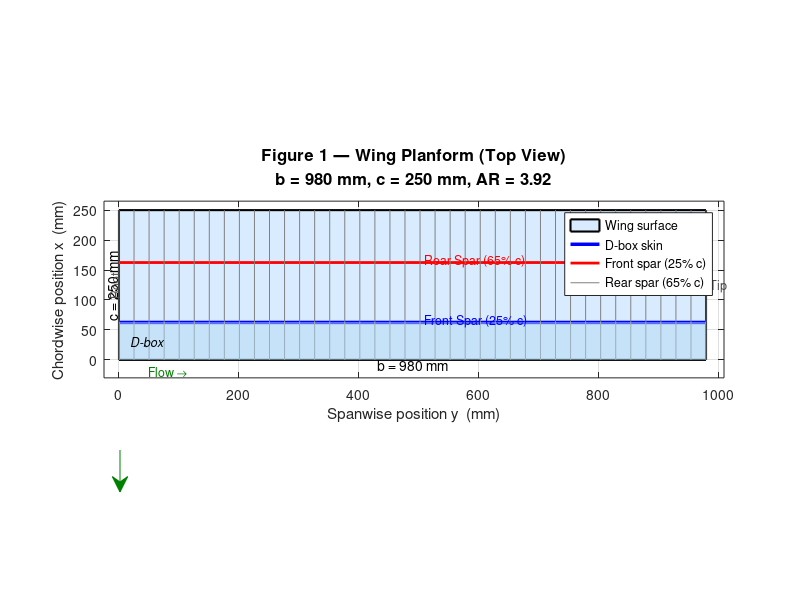
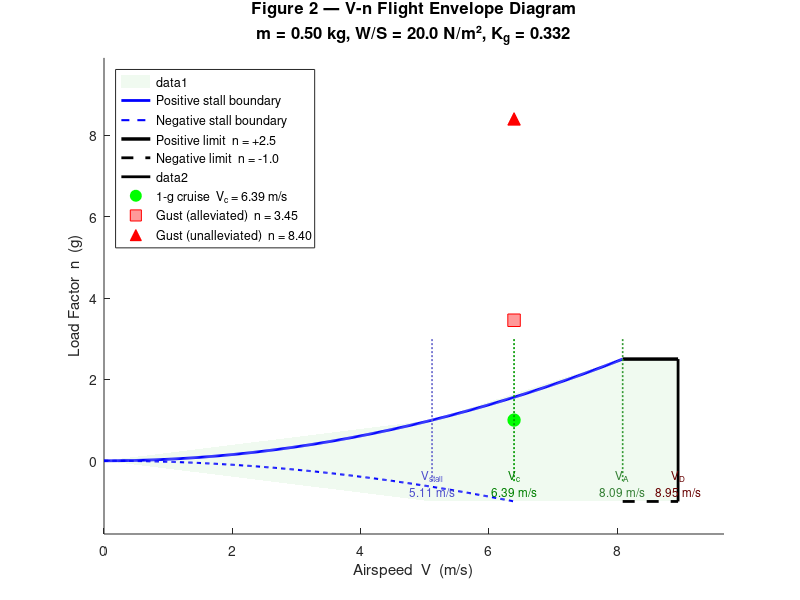

The MATLAB source for these figures, in order: (Note: this script raises an error after producing the figures.)
%% Wing Structure Calculations — All Figures and Plots
% Solar UAV Wing — AE322/AE341 Group 2, IIST | AY 2025–26
%
% This script produces all figures and plots referenced in
% Wing_Structure_Calculations.md, in the order they appear.
%
% Run the entire script to generate all figures, or run individual
% sections (Ctrl+Enter in MATLAB) using the %% section markers.
%
% CONTENTS:
%  Figure 1  — Wing Geometry Schematic (Section 2)
%  Figure 2  — V-n Flight Envelope Diagram (Section 4.4)
%  Figure 3  — Elliptical vs Uniform Lift Distribution (Section 5.1–5.2)
%  Figure 4  — Shear Force Diagram V(y) (Section 5.3)
%  Figure 5  — Inertia-Relief Net Load Distribution (Section 5.4)
%  Figure 6  — Bending Moment Distribution M(y) (Section 6.1)
%  Figure 7  — Spar Tip-Deflection Shape Along Span (Section 7.4)
%  Figure 8  — NACA 0012 Airfoil Profile (Section 14.3)
%  Figure 9  — Natural Frequency Mode Shapes (Section 12.1–12.3)
%  Figure 10 — Structural Margins of Safety (Section 13.2)
%  Figure 11 — Phase-B2 Spar Load–Deflection Test (Section 15.3)
%  Figure 12 — Phase-C1 Wing Static Test Deflection (Section 15.4)
% -----------------------------------------------------------------------

clear; close all; clc;

%% ===== SHARED PARAMETERS ==============================================

% Wing geometry
b      = 0.980;   % full span [m]
c      = 0.250;   % chord [m]
s      = b / 2;   % semi-span [m]
S      = b * c;   % wing area [m^2]
AR     = b^2 / S; % aspect ratio

% Aircraft weight
m_total = 0.500;  % total aircraft mass [kg]
g       = 9.81;   % gravitational acceleration [m/s^2]
W       = m_total * g; % aircraft weight [N]

% ISA sea-level atmosphere
rho  = 1.225;      % air density [kg/m^3]
mu   = 1.789e-5;   % dynamic viscosity [Pa·s]

% Aerodynamic coefficients (WE3.55-9.3 airfoil)
CL_cruise = 0.80;
CL_max    = 1.25;
CM_AC     = -0.05;
x_AC_c    = 0.25;  % aerodynamic centre as fraction of chord
x_FS_c    = 0.25;  % front spar position as fraction of chord
x_RS_c    = 0.65;  % rear spar position as fraction of chord

% Finite-wing lift-curve slope (rad^-1)
a = 2 * pi * AR / (AR + 2);

% Design load factor and factor of safety
n   = 2.5;
FOS = 1.5;

% Computed cruise speed
v_cruise = sqrt(2 * W / (rho * CL_cruise * S));

% Dynamic pressure at cruise
q_inf = 0.5 * rho * v_cruise^2;

% Stall speed
V_stall = sqrt(2 * W / (rho * CL_max * S));

% Manoeuvre speed
V_A = V_stall * sqrt(n);

% Design dive speed
V_D = 1.40 * v_cruise;

% Gust alleviation factor
mu_g = 2 * (m_total / S) / (rho * c * a);
K_g  = 0.88 * mu_g / (5.3 + mu_g);

% Gust speed (CS-23, low altitude)
U_e  = 9.1; % [m/s]
Dn_gust_raw    = rho * U_e * v_cruise * a / (2 * (W/S));
Dn_gust_allev  = K_g * Dn_gust_raw;

% Half-wing aerodynamic loads (ultimate)
L_ult        = FOS * n * W;
L_half_ult   = L_ult / 2;
L_half_limit = n * W / 2;

% Elliptical distribution root value
w_root = 4 * L_half_ult / (pi * s);

% Uniform distribution load per unit span
w0 = L_half_ult / s;

% Spanwise coordinate array
y  = linspace(0, s, 500);
eta = y / s;          % normalised spanwise position

% Elliptical lift distribution [N/m]
w_ellip = w_root * sqrt(1 - eta.^2);

% Aluminium 6061-T6 properties
E_Al    = 69e9;  % Young's modulus [Pa]
G_Al    = 26e9;  % Shear modulus [Pa]
sig_y   = 276e6; % Yield strength [Pa]
sig_ult = 310e6; % Ultimate tensile strength [Pa]
rho_Al  = 2700;  % Density [kg/m^3]
sig_allow = sig_ult / FOS;
tau_allow = 0.577 * sig_y;

% Main spar (front spar) dimensions
r_FS = 2.5e-3;  % radius [m]
I_FS = pi * r_FS^4 / 4; % second moment of area [m^4]

%% ===== FIGURE 1 — Wing Geometry Schematic (Section 2) ================
figure(1);
clf;
set(gcf, 'Name', 'Fig 1 — Wing Geometry Schematic', 'NumberTitle', 'off');

% Draw wing planform (top view, full span)
b_mm = b * 1000;   % full span in mm
c_mm = c * 1000;   % chord in mm

% Wing outline (rectangle)
wing_x = [0, b_mm, b_mm, 0, 0];
wing_y = [0, 0, c_mm, c_mm, 0];

% Spar lines
x_FS_mm = b_mm; % spans full width
x_FS_chord = x_FS_c * c_mm;
x_RS_chord = x_RS_c * c_mm;

patch(wing_x, wing_y, [0.85, 0.92, 1.0], 'EdgeColor', 'k', 'LineWidth', 1.5);
hold on;

% Front spar line
plot([0, b_mm], [x_FS_chord, x_FS_chord], 'b-', 'LineWidth', 2.5);
% Rear spar line
plot([0, b_mm], [x_RS_chord, x_RS_chord], 'r-', 'LineWidth', 2.0);

% Rib lines (40 ribs, uniform pitch)
N_ribs = 40;
y_ribs = linspace(0, b_mm, N_ribs);
for i = 1:N_ribs
    plot([y_ribs(i), y_ribs(i)], [0, c_mm], 'Color', [0.5, 0.5, 0.5], ...
         'LineWidth', 0.5);
end

% D-box shading (LE to FS)
patch([0, b_mm, b_mm, 0], [0, 0, x_FS_chord, x_FS_chord], ...
      [0.7, 0.85, 0.95], 'FaceAlpha', 0.5, 'EdgeColor', 'none');

% Annotations
text(b_mm/2, -8, sprintf('b = %.0f mm', b_mm), ...
    'HorizontalAlignment', 'center', 'FontSize', 10);
text(-12, c_mm/2, sprintf('c = %.0f mm', c_mm), ...
    'HorizontalAlignment', 'center', 'FontSize', 10, 'Rotation', 90);
text(b_mm*0.52, x_FS_chord + 3, 'Front Spar (25% c)', ...
    'Color', 'b', 'FontSize', 9);
text(b_mm*0.52, x_RS_chord + 3, 'Rear Spar (65% c)', ...
    'Color', 'r', 'FontSize', 9);
text(b_mm*0.02, x_FS_chord/2, 'D-box', 'FontSize', 9, 'FontAngle', 'italic');

% Root and tip labels
text(-8, c_mm/2, 'Root', 'Rotation', 90, 'HorizontalAlignment', 'center', ...
     'FontSize', 9, 'Color', [0.3, 0.3, 0.3]);
text(b_mm + 5, c_mm/2, 'Tip', 'HorizontalAlignment', 'left', ...
     'FontSize', 9, 'Color', [0.3, 0.3, 0.3]);

% Flow direction arrow
annotation('arrow', [0.15, 0.15], [0.25, 0.18], 'HeadWidth', 8, ...
           'HeadLength', 8, 'Color', [0, 0.5, 0]);
text(b_mm*0.05, -20, 'Flow →', 'FontSize', 9, 'Color', [0, 0.5, 0]);

xlabel('Spanwise position y  (mm)', 'FontSize', 11);
ylabel('Chordwise position x  (mm)', 'FontSize', 11);
title({'Figure 1 — Wing Planform (Top View)'; ...
       sprintf('b = %.0f mm, c = %.0f mm, AR = %.2f', b_mm, c_mm, AR)}, ...
      'FontSize', 12);
legend({'Wing surface', 'D-box skin', 'Front spar (25% c)', ...
        'Rear spar (65% c)'}, 'Location', 'northeast', 'FontSize', 9);
axis equal;
xlim([-25, b_mm + 30]);
ylim([-30, c_mm + 15]);
grid on; box on;

%% ===== FIGURE 2 — V-n Flight Envelope Diagram (Section 4.4) ==========
figure(2);
clf;
set(gcf, 'Name', 'Fig 2 — V-n Flight Envelope (V-n Diagram)', ...
    'NumberTitle', 'off');

% Speed array for stall boundary curves
V_range = linspace(0, V_D * 1.1, 600);

% Positive stall boundary: n = (rho * V^2 * CL_max * S) / (2*W)
n_pos_stall = (0.5 * rho * V_range.^2 * CL_max * S) / W;
n_pos_stall(n_pos_stall > n) = NaN; % truncate at manoeuvre limit

% Negative stall boundary: n = -(rho * V^2 * 0.5*CL_max * S) / (2*W)
CL_max_neg = 0.8; % estimated negative CL_max for this airfoil
n_neg_stall = -(0.5 * rho * V_range.^2 * CL_max_neg * S) / W;
n_neg_stall(n_neg_stall < -1.0) = NaN;

% Envelope boundary points (from Table in §4.4)
V_env = [V_stall, V_A,   V_D,   V_D,   V_A,   V_stall];
n_env = [1.0,     n,     n,     -1.0,  -1.0,  -1.0   ];
% Close the envelope properly
V_env_full = [0, V_stall, V_A, V_D, V_D, V_A, V_stall, 0];
n_env_full = [0, 1.0,     n,   n,   -1.0, -1.0, -1.0,  0];

% Gust lines (raw and alleviated)
n_gust_raw_vc   = 1 + Dn_gust_raw;
n_gust_allev_vc = 1 + Dn_gust_allev;

% Plot
ax2 = axes;
hold on;

% Filled envelope area
fill([0, V_stall, V_A, V_D, V_D, V_A, V_stall, 0], ...
     [0, 1.0, n, n, -1.0, -1.0, -1.0, 0], ...
     [0.85, 0.95, 0.85], 'FaceAlpha', 0.4, 'EdgeColor', 'none');

% Stall boundaries
plot(V_range, n_pos_stall, 'b-', 'LineWidth', 2.0, ...
     'DisplayName', 'Positive stall boundary');
plot(V_range, n_neg_stall, 'b--', 'LineWidth', 1.5, ...
     'DisplayName', 'Negative stall boundary');

% Manoeuvre limit
plot([V_A, V_D], [n, n], 'k-', 'LineWidth', 2.5, ...
     'DisplayName', sprintf('Positive limit  n = +%.1f', n));
plot([V_A, V_D], [-1.0, -1.0], 'k--', 'LineWidth', 2.0, ...
     'DisplayName', 'Negative limit  n = -1.0');

% Dive speed vertical
plot([V_D, V_D], [-1.0, n], 'k-', 'LineWidth', 2.0);

% Cruise operating point
plot(v_cruise, 1.0, 'go', 'MarkerSize', 9, 'MarkerFaceColor', 'g', ...
     'DisplayName', sprintf('1-g cruise  V_c = %.2f m/s', v_cruise));

% Gust point (alleviated)
plot(v_cruise, n_gust_allev_vc, 'rs', 'MarkerSize', 9, ...
     'MarkerFaceColor', [1 0.6 0.6], ...
     'DisplayName', sprintf('Gust (alleviated)  n = %.2f', n_gust_allev_vc));

% Gust point (unalleviated — informational)
plot(v_cruise, n_gust_raw_vc, 'r^', 'MarkerSize', 9, ...
     'MarkerFaceColor', 'r', ...
     'DisplayName', sprintf('Gust (unalleviated)  n = %.2f', n_gust_raw_vc));

% Key speed vertical dashed lines
plot([V_stall, V_stall], [-0.5, n+0.5], 'Color', [0.4 0.4 0.8], ...
     'LineStyle', ':', 'LineWidth', 1.2, 'HandleVisibility', 'off');
plot([V_A, V_A],     [-0.5, n+0.5], 'Color', [0.2 0.6 0.2], ...
     'LineStyle', ':', 'LineWidth', 1.2, 'HandleVisibility', 'off');
plot([v_cruise, v_cruise], [-0.5, n+0.5], 'Color', [0 0.6 0], ...
     'LineStyle', ':', 'LineWidth', 1.2, 'HandleVisibility', 'off');

% Annotations for key speeds
text(V_stall, -0.55, sprintf('V_{stall}\n%.2f m/s', V_stall), ...
     'HorizontalAlignment', 'center', 'FontSize', 8.5, ...
     'Color', [0.3 0.3 0.8]);
text(V_A, -0.55, sprintf('V_A\n%.2f m/s', V_A), ...
     'HorizontalAlignment', 'center', 'FontSize', 8.5, ...
     'Color', [0.2 0.5 0.2]);
text(v_cruise, -0.55, sprintf('V_c\n%.2f m/s', v_cruise), ...
     'HorizontalAlignment', 'center', 'FontSize', 8.5, ...
     'Color', [0 0.5 0]);
text(V_D, -0.55, sprintf('V_D\n%.2f m/s', V_D), ...
     'HorizontalAlignment', 'center', 'FontSize', 8.5, ...
     'Color', [0.4 0 0]);

% Axes labels and formatting
xlabel('Airspeed  V  (m/s)', 'FontSize', 11);
ylabel('Load Factor  n  (g)', 'FontSize', 11);
title({'Figure 2 — V-n Flight Envelope Diagram'; ...
       sprintf('m = %.2f kg, W/S = %.1f N/m², K_g = %.3f', ...
               m_total, W/S, K_g)}, 'FontSize', 12);
legend('Location', 'northwest', 'FontSize', 9);
xlim([0, V_D * 1.08]);
ylim([-1.8, max(n_gust_raw_vc, n) + 1.5]);
yline(0, 'k-', 'LineWidth', 0.8);
grid on; box on;

%% ===== FIGURE 3 — Lift Distribution: Elliptical vs Uniform (§5.1–5.2) 
figure(3);
clf;
set(gcf, 'Name', 'Fig 3 — Lift Load Distribution (Elliptical vs Uniform)', ...
    'NumberTitle', 'off');

hold on;
% Uniform distribution
plot(y * 1000, repmat(w0, size(y)), 'r--', 'LineWidth', 2.0, ...
     'DisplayName', sprintf('Uniform  w_0 = %.2f N/m', w0));
% Elliptical distribution
plot(y * 1000, w_ellip, 'b-', 'LineWidth', 2.5, ...
     'DisplayName', sprintf('Elliptical  w_{root} = %.2f N/m', w_root));

% Mark root and specific span stations
y_marks   = [0, 0.098, 0.196, 0.294, 0.392, 0.441, s] * 1000; % mm
w_ellip_m = w_root * sqrt(1 - (y_marks/1000/s).^2);
plot(y_marks, w_ellip_m, 'bo', 'MarkerSize', 7, 'MarkerFaceColor', 'b', ...
     'HandleVisibility', 'off');

% Shade area under elliptical curve
fill([y*1000, fliplr(y*1000)], [w_ellip, zeros(1, length(y))], ...
     'b', 'FaceAlpha', 0.08, 'EdgeColor', 'none', ...
     'HandleVisibility', 'off');

% Root and tip annotations
text(5, w_root + 0.8, sprintf('w_{root} = %.2f N/m', w_root), ...
     'FontSize', 9, 'Color', 'b');
text(5, w0 - 1.2, sprintf('w_0 = %.2f N/m', w0), ...
     'FontSize', 9, 'Color', 'r');

xlabel('Spanwise position  y  (mm)', 'FontSize', 11);
ylabel('Lift per unit span  w(y)  (N/m)', 'FontSize', 11);
title({'Figure 3 — Distributed Lift Load Distribution (Ultimate Loads)'; ...
       sprintf('L_{1/2,ult} = %.2f N  |  n = %.1f, FOS = %.1f', ...
               L_half_ult, n, FOS)}, 'FontSize', 12);
legend('Location', 'northeast', 'FontSize', 10);
xlim([0, s * 1000 * 1.05]);
ylim([0, w_root * 1.15]);
grid on; box on;
xline(0, 'k-', 'LineWidth', 1.0, 'HandleVisibility', 'off');
text(s*1000*0.98, w_root*0.05, 'Tip', 'FontSize', 9, ...
     'HorizontalAlignment', 'right', 'Color', [0.4 0.4 0.4]);
text(3, w_root*0.05, 'Root', 'FontSize', 9, 'Color', [0.4 0.4 0.4]);

%% ===== FIGURE 4 — Shear Force Diagram V(y) (Section 5.3) =============
figure(4);
clf;
set(gcf, 'Name', 'Fig 4 — Shear Force Diagram V(y)', 'NumberTitle', 'off');

% Shear force from elliptical load (integrate from tip to root)
% V(y) = w_root*(b/2)/2 * [pi/2 - eta*sqrt(1-eta^2) - arcsin(eta)]
V_shear = zeros(size(y));
for i = 1:length(y)
    eta_i = y(i) / s;
    V_shear(i) = w_root * s / 2 * ...
        (pi/2 - eta_i * sqrt(1 - eta_i^2) - asin(eta_i));
end

% Shear from uniform distribution (for comparison)
V_uniform = w0 * (s - y);

hold on;
plot(y * 1000, V_uniform, 'r--', 'LineWidth', 1.8, ...
     'DisplayName', sprintf('Uniform  V(0) = %.2f N', w0*s));
plot(y * 1000, V_shear, 'b-', 'LineWidth', 2.5, ...
     'DisplayName', sprintf('Elliptical  V(0) = %.2f N', V_shear(1)));

% Mark tabulated values
y_tab   = [0, 0.098, 0.196, 0.294, 0.392, 0.441, s];
V_tab   = [9.20, 7.65, 5.87, 3.91, 1.88, 0.97, 0.00];
plot(y_tab * 1000, V_tab, 'bs', 'MarkerSize', 8, 'MarkerFaceColor', 'b', ...
     'DisplayName', 'Table values (§5.3)');

% Fill under shear curve
fill([y*1000, fliplr(y*1000)], [V_shear, zeros(1, length(y))], ...
     'b', 'FaceAlpha', 0.10, 'EdgeColor', 'none', 'HandleVisibility', 'off');

% Root shear label
text(5, V_shear(1) + 0.3, sprintf('V_{root} = %.2f N', V_shear(1)), ...
     'FontSize', 9, 'Color', 'b');

xlabel('Spanwise position  y  (mm)', 'FontSize', 11);
ylabel('Shear Force  V(y)  (N)', 'FontSize', 11);
title({'Figure 4 — Shear Force Diagram  V(y)  (Ultimate Loads)'; ...
       sprintf('Elliptical distribution  |  V_{root} = %.2f N', V_shear(1))}, ...
      'FontSize', 12);
legend('Location', 'northeast', 'FontSize', 10);
xlim([0, s * 1000 * 1.05]);
ylim([-0.5, max(V_uniform) * 1.1]);
grid on; box on;

%% ===== FIGURE 5 — Inertia-Relief Net Load Distribution (Section 5.4) =
figure(5);
clf;
set(gcf, 'Name', 'Fig 5 — Inertia-Relief Net Load Distribution', ...
    'NumberTitle', 'off');

% Wing structural mass per unit span
m_wing_half   = 0.1015; % kg per half-span (from §5.4)
m_bar         = m_wing_half / s; % kg/m

% Inertia load per unit span (uniform, downward)
w_inertia = m_bar * g * n; % N/m

% Net distributed load
q_net = w_ellip - w_inertia;

hold on;
% Elliptical lift
plot(y * 1000, w_ellip, 'b-', 'LineWidth', 2.2, ...
     'DisplayName', sprintf('Aero lift  w(y)  (elliptical)'));
% Inertia relief (constant)
plot(y * 1000, repmat(w_inertia, size(y)), 'm--', 'LineWidth', 1.8, ...
     'DisplayName', sprintf('Inertia relief  w_{inertia} = %.2f N/m', w_inertia));
% Net load
plot(y * 1000, q_net, 'g-', 'LineWidth', 2.5, ...
     'DisplayName', 'Net load  q_{net}(y) = w(y) − w_{inertia}');

% Zero line
yline(0, 'k-', 'LineWidth', 0.8, 'HandleVisibility', 'off');

% Shade positive and negative net regions
idx_pos = q_net >= 0;
idx_neg = q_net <  0;
if any(idx_pos)
    fill([y(idx_pos)*1000, fliplr(y(idx_pos)*1000)], ...
         [q_net(idx_pos), zeros(1, sum(idx_pos))], ...
         'g', 'FaceAlpha', 0.12, 'EdgeColor', 'none', ...
         'HandleVisibility', 'off');
end
if any(idx_neg)
    fill([y(idx_neg)*1000, fliplr(y(idx_neg)*1000)], ...
         [q_net(idx_neg), zeros(1, sum(idx_neg))], ...
         'm', 'FaceAlpha', 0.12, 'EdgeColor', 'none', ...
         'HandleVisibility', 'off');
end

% Root and tip annotations
text(5, q_net(1) + 0.8, sprintf('q_{net}(0) = %.2f N/m', q_net(1)), ...
     'FontSize', 9, 'Color', [0 0.6 0]);
text(s*1000*0.82, q_net(end) - 1.2, ...
     sprintf('q_{net}(tip) = −%.2f N/m', abs(q_net(end))), ...
     'FontSize', 9, 'Color', [0.6 0 0.6]);

xlabel('Spanwise position  y  (mm)', 'FontSize', 11);
ylabel('Distributed load  (N/m)', 'FontSize', 11);
title({'Figure 5 — Inertia-Relieved Net Distributed Load (Ultimate)'; ...
       sprintf('Inertia relief = %.1f N/m  |  Reduction at root = %.0f%%', ...
               w_inertia, (w_inertia * s) / V_shear(1) * 100)}, ...
      'FontSize', 12);
legend('Location', 'northeast', 'FontSize', 10);
xlim([0, s * 1000 * 1.05]);
grid on; box on;

%% ===== FIGURE 6 — Bending Moment Distribution M(y) (Section 6.1) =====
figure(6);
clf;
set(gcf, 'Name', 'Fig 6 — Bending Moment Distribution M(y)', ...
    'NumberTitle', 'off');

% Bending moment from elliptical distribution (integrate from tip to root)
% Approximate closed-form from document §6.1:
% M(y) = w_root * (b/2)^2 / 3 * (1 - 3/2*eta^2 + 1/2*eta^3)  [approx]
M_ellip = w_root * s^2 / 3 * (1 - 1.5 * eta.^2 + 0.5 * eta.^3);

% More accurate numerical integration
M_ellip_num = zeros(size(y));
for i = 1:length(y)
    xi  = linspace(y(i), s, 1000);
    w_i = w_root * sqrt(1 - (xi/s).^2);
    M_ellip_num(i) = trapz(xi, w_i .* (xi - y(i)));
end

% Uniform distribution bending moment
M_uniform = w0 * (s - y).^2 / 2;

hold on;
plot(y * 1000, M_uniform, 'r--', 'LineWidth', 1.8, ...
     'DisplayName', sprintf('Uniform  M(0) = %.3f N·m', M_uniform(1)));
plot(y * 1000, M_ellip_num, 'b-', 'LineWidth', 2.5, ...
     'DisplayName', sprintf('Elliptical (numerical)  M(0) = %.3f N·m', ...
                            M_ellip_num(1)));

% Mark tabulated values
y_tab  = [0, 0.098, 0.196, 0.294, 0.392, 0.441, s];
M_tab  = [1.913, 1.526, 1.043, 0.573, 0.177, 0.057, 0.000];
plot(y_tab * 1000, M_tab, 'bs', 'MarkerSize', 8, 'MarkerFaceColor', 'b', ...
     'DisplayName', 'Table values (§6.1)');

% Fill under moment curve
fill([y*1000, fliplr(y*1000)], [M_ellip_num, zeros(1, length(y))], ...
     'b', 'FaceAlpha', 0.10, 'EdgeColor', 'none', 'HandleVisibility', 'off');

% Root moment annotations
text(5, M_ellip_num(1) + 0.05, ...
     sprintf('M_{root,ult} = %.3f N·m', M_ellip_num(1)), ...
     'FontSize', 9, 'Color', 'b');
text(5, M_uniform(1) - 0.12, ...
     sprintf('M_{root,uniform} = %.3f N·m', M_uniform(1)), ...
     'FontSize', 9, 'Color', 'r');

xlabel('Spanwise position  y  (mm)', 'FontSize', 11);
ylabel('Bending Moment  M(y)  (N·m)', 'FontSize', 11);
title({'Figure 6 — Bending Moment Distribution  M(y)  (Ultimate Loads)'; ...
       sprintf('Design value M_{root,ult} = %.3f N·m  (elliptical)', ...
               M_ellip_num(1))}, 'FontSize', 12);
legend('Location', 'northeast', 'FontSize', 10);
xlim([0, s * 1000 * 1.05]);
ylim([-0.05, M_uniform(1) * 1.15]);
grid on; box on;

%% ===== FIGURE 7 — Spar Tip-Deflection Shape Along Span (Section 7.4) =
figure(7);
clf;
set(gcf, 'Name', 'Fig 7 — Spar Deflection Shape Along Span', ...
    'NumberTitle', 'off');

% Deflection under uniform distributed load (conservative, cantilever)
% delta(y) = w0/(24*E*I) * (6*L^2*y^2 - 4*L*y^3 + y^4)   [standard formula]
EI = E_Al * I_FS; % [N·m^2]

% Ultimate load deflection
delta_ult   = w0 ./ (24 * EI) .* (6 * s^2 * y.^2 - 4 * s * y.^3 + y.^4);
% Limit load deflection
delta_limit = delta_ult / FOS;
% Cruise (1-g) deflection
delta_cruise = delta_limit / n;

hold on;
plot(y * 1000, delta_ult   * 1000, 'r-',  'LineWidth', 2.0, ...
     'DisplayName', sprintf('Ultimate (n=%.1f, FOS=%.1f)  δ_{tip} = %.1f mm', ...
                            n, FOS, delta_ult(end)*1000));
plot(y * 1000, delta_limit * 1000, 'b-',  'LineWidth', 2.0, ...
     'DisplayName', sprintf('Limit load (n=%.1f)  δ_{tip} = %.1f mm', ...
                            n, delta_limit(end)*1000));
plot(y * 1000, delta_cruise * 1000, 'g--', 'LineWidth', 1.8, ...
     'DisplayName', sprintf('Cruise (n=1)  δ_{tip} = %.1f mm', ...
                            delta_cruise(end)*1000));

% 5% semi-span limit line
delta_5pct = 0.05 * s * 1000;
yline(delta_5pct, 'k:', 'LineWidth', 1.5, ...
     'DisplayName', sprintf('5%% semi-span limit = %.1f mm', delta_5pct));

% Annotations
text(s*1000*0.6, delta_ult(end)*1000 + 1.5, ...
     sprintf('δ_{tip,ult} = %.1f mm', delta_ult(end)*1000), ...
     'FontSize', 9, 'Color', 'r');
text(s*1000*0.6, delta_limit(end)*1000 + 1.5, ...
     sprintf('δ_{tip,limit} = %.1f mm (%.1f%% span)', ...
             delta_limit(end)*1000, delta_limit(end)/s*100), ...
     'FontSize', 9, 'Color', 'b');

xlabel('Spanwise position  y  (mm)', 'FontSize', 11);
ylabel('Vertical deflection  δ(y)  (mm)', 'FontSize', 11);
title({'Figure 7 — Front Spar Deflection Shape Along Semi-Span'; ...
       sprintf('ϕ5mm rod, EI = %.4f N·m²  |  Uniform load (conservative)', ...
               EI)}, 'FontSize', 12);
legend('Location', 'northwest', 'FontSize', 9);
xlim([0, s * 1000 * 1.05]);
ylim([-2, delta_ult(end)*1000 * 1.12]);
grid on; box on;
set(gca, 'YDir', 'normal');

%% ===== FIGURE 8 — NACA 0012 Airfoil Profile (Section 14.3) ===========
figure(8);
clf;
set(gcf, 'Name', 'Fig 8 — NACA 0012 Airfoil Profile (c = 300 mm)', ...
    'NumberTitle', 'off');

% NACA 0012 geometry: chord = 300 mm
c_fab  = 300;  % chord in mm for fabrication prototype
tc     = 0.12; % thickness ratio

x_norm = linspace(0, 1, 500); % normalised chord position
% NACA 4-digit thickness distribution
y_t = 5 * tc * (0.2969 * sqrt(x_norm) ...
    - 0.1260 * x_norm ...
    - 0.3516 * x_norm.^2 ...
    + 0.2843 * x_norm.^3 ...
    - 0.1015 * x_norm.^4);

% Upper and lower surfaces
x_upper = x_norm * c_fab;
y_upper = y_t * c_fab;
x_lower = x_norm * c_fab;
y_lower = -y_t * c_fab;

% Closed airfoil contour for plotting
x_contour = [x_upper, fliplr(x_lower)];
y_contour = [y_upper, fliplr(y_lower)];

hold on;
% Fill airfoil
fill(x_contour, y_contour, [0.75, 0.85, 0.95], ...
     'EdgeColor', 'k', 'LineWidth', 1.5, 'DisplayName', 'NACA 0012 profile');

% Chord line
plot([0, c_fab], [0, 0], 'k--', 'LineWidth', 1.0, 'DisplayName', 'Chord line');

% Spar locations
x_FS_fab = 0.25 * c_fab;  % front spar at 25% chord = 75 mm
x_RS_fab = 0.65 * c_fab;  % rear spar at 65% chord = 195 mm

% Front spar (5 mm dia circle at 25% chord)
y_t_FS = 5 * tc * (0.2969 * sqrt(0.25) - 0.1260*0.25 - 0.3516*0.25^2 + ...
                   0.2843*0.25^3 - 0.1015*0.25^4) * c_fab;
theta = linspace(0, 2*pi, 100);
r_spar_mm = 2.5; % mm
plot(x_FS_fab + r_spar_mm * cos(theta), r_spar_mm * sin(theta), ...
     'b-', 'LineWidth', 2.0, 'DisplayName', 'Front spar ∅5 mm');
plot([x_FS_fab, x_FS_fab], [-y_t_FS, y_t_FS], 'b:', ...
     'LineWidth', 1.2, 'HandleVisibility', 'off');

% Rear spar
y_t_RS = 5 * tc * (0.2969 * sqrt(0.65) - 0.1260*0.65 - 0.3516*0.65^2 + ...
                   0.2843*0.65^3 - 0.1015*0.65^4) * c_fab;
plot(x_RS_fab + r_spar_mm * cos(theta), r_spar_mm * sin(theta), ...
     'r-', 'LineWidth', 2.0, 'DisplayName', 'Rear spar ∅5 mm');
plot([x_RS_fab, x_RS_fab], [-y_t_RS, y_t_RS], 'r:', ...
     'LineWidth', 1.2, 'HandleVisibility', 'off');

% Max thickness marker
x_tmax = 0.30 * c_fab;
y_tmax = 5 * tc * (0.2969*sqrt(0.30) - 0.1260*0.30 - 0.3516*0.30^2 + ...
                    0.2843*0.30^3 - 0.1015*0.30^4) * c_fab;
plot([x_tmax, x_tmax], [-y_tmax, y_tmax], 'm-', 'LineWidth', 1.5, ...
     'DisplayName', sprintf('Max thickness t_{max} = %.1f mm at 30%%c', 2*y_tmax));

% D-box region shading
x_dbox_edge = [0, x_FS_fab];
y_dbox_top  = interp1(x_upper, y_upper, x_dbox_edge, 'linear', 0);
y_dbox_bot  = interp1(x_lower, y_lower, x_dbox_edge, 'linear', 0);
fill([x_dbox_edge, fliplr(x_dbox_edge)], [y_dbox_top, fliplr(y_dbox_bot)], ...
     [0.6, 0.8, 1.0], 'FaceAlpha', 0.4, 'EdgeColor', 'none', ...
     'DisplayName', 'D-box region (Al skin 0.3 mm)');

% Annotations
text(x_FS_fab, y_t_FS + 2.5, sprintf('FS\n25%%c\n= %d mm', round(x_FS_fab)), ...
     'HorizontalAlignment', 'center', 'FontSize', 8, 'Color', 'b');
text(x_RS_fab, y_t_RS + 2.5, sprintf('RS\n65%%c\n= %d mm', round(x_RS_fab)), ...
     'HorizontalAlignment', 'center', 'FontSize', 8, 'Color', 'r');
text(x_tmax, -y_tmax - 3.5, sprintf('t_{max} = %.0f mm', 2*y_tmax), ...
     'HorizontalAlignment', 'center', 'FontSize', 8, 'Color', 'm');
text(c_fab * 0.02, -y_upper(2) - 3, 'LE', 'FontSize', 9, ...
     'HorizontalAlignment', 'center', 'Color', [0.3 0.3 0.3]);
text(c_fab * 0.99, -1.5, 'TE', 'FontSize', 9, ...
     'HorizontalAlignment', 'right', 'Color', [0.3 0.3 0.3]);

% Chord dimension arrow
annotation('doublearrow', [0.13, 0.91], [0.13, 0.13], ...
           'HeadStyle', 'plain');
text(c_fab / 2, -23, sprintf('c = %d mm', c_fab), ...
     'HorizontalAlignment', 'center', 'FontSize', 10);

xlabel('Chordwise position  x  (mm)', 'FontSize', 11);
ylabel('Thickness  y  (mm)', 'FontSize', 11);
title({'Figure 8 — NACA 0012 Airfoil Profile (Fabrication Prototype)'; ...
       sprintf('c = %d mm, t/c = %.0f%%, t_{max} = %.0f mm at 30%%c', ...
               c_fab, tc*100, 2*y_tmax)}, 'FontSize', 12);
legend('Location', 'northeast', 'FontSize', 9);
axis equal;
xlim([-15, c_fab + 15]);
ylim([-28, 28]);
grid on; box on;

%% ===== FIGURE 9 — Natural Frequency Mode Shapes (Section 12.1–12.3) ==
figure(9);
clf;
set(gcf, 'Name', 'Fig 9 — Natural Frequency Mode Shapes', ...
    'NumberTitle', 'off');

% Cantilever beam eigenfunctions (normalised to unity tip amplitude)
% Mode i: phi_i(xi) = cosh(lambda_i * xi) - cos(lambda_i * xi)
%          - sigma_i * (sinh(lambda_i * xi) - sin(lambda_i * xi))
% where xi = y/L (normalised position), L = semi-span
lambda = [1.87510, 4.69409, 7.85476]; % first three eigenvalues
sigma  = [0.73410, 1.01847, 0.99922]; % correction factors
f_mode = [5.97, 37.4, NaN]; % Hz (3rd not shown)
labels = {'1st bending  f_1 = 5.97 Hz', ...
          '2nd bending  f_2 = 37.4 Hz'};
colors = {'b', [0 0.6 0]};

xi  = linspace(0, 1, 300);
y_m = xi * s * 1000; % mm

ax9 = axes;
hold on;

for k = 1:2
    lam = lambda(k);
    sig = sigma(k);
    phi = cosh(lam*xi) - cos(lam*xi) - sig*(sinh(lam*xi) - sin(lam*xi));
    phi_norm = phi / max(abs(phi)); % normalise
    plot(y_m, phi_norm, 'LineWidth', 2.5, 'Color', colors{k}, ...
         'DisplayName', labels{k});
end

% Add torsion frequency annotation (cannot easily visualise on same plot)
yline(0, 'k-', 'LineWidth', 0.8, 'HandleVisibility', 'off');
xline(0, 'k-', 'LineWidth', 0.8, 'HandleVisibility', 'off');

% Annotate node locations of 2nd mode
lam2 = lambda(2); sig2 = sigma(2);
phi2_func = @(x) cosh(lam2*x) - cos(lam2*x) - sig2*(sinh(lam2*x) - sin(lam2*x));
% Find node crossing between 0.1 and 0.9
x_node = fzero(@(x) phi2_func(x), 0.22);
plot(x_node * s * 1000, 0, 'gs', 'MarkerSize', 10, 'MarkerFaceColor', 'g', ...
     'HandleVisibility', 'off');
text(x_node * s * 1000 + 8, 0.05, sprintf('Node at y = %.0f mm', ...
     x_node * s * 1000), 'FontSize', 9, 'Color', [0 0.6 0]);

% Frequency table as text box
tstr = sprintf(['\\bfFrequency Summary\\rm\n' ...
                'f_1 (1st bend) = 5.97 Hz\n' ...
                'f_2 (2nd bend) = 37.4 Hz\n' ...
                'f_{T1} (1st torsion) = 145.8 Hz\n' ...
                'f_{ail} (aileron buzz) = 28.8 Hz\n' ...
                'f_{T1}/f_1 = 24.4 >> 2 ✓']);
text(s*1000*0.50, -0.85, tstr, 'FontSize', 9, ...
     'BackgroundColor', [1 1 0.9], 'EdgeColor', [0.6 0.6 0], ...
     'VerticalAlignment', 'bottom');

xlabel('Spanwise position  y  (mm)', 'FontSize', 11);
ylabel('Normalised mode shape  φ_n(y)/φ_{tip}', 'FontSize', 11);
title({'Figure 9 — Cantilever Wing Bending Mode Shapes'; ...
       'First two modes shown (torsion frequency f_{T1} = 145.8 Hz)'}, ...
      'FontSize', 12);
legend('Location', 'northwest', 'FontSize', 10);
xlim([0, s * 1000 * 1.05]);
ylim([-1.2, 1.2]);
grid on; box on;

%% ===== FIGURE 10 — Structural Margins of Safety (Section 13.2) ========
figure(10);
clf;
set(gcf, 'Name', 'Fig 10 — Structural Margins of Safety', ...
    'NumberTitle', 'off');

% Data from §13.2 margin summary table
components = {'Main spar bending', 'Main spar shear', ...
              'Spar tip deflection', 'Rear spar bending', ...
              'Ribs bending', 'D-box skin torsion', ...
              'Wing tip twist', 'Aileron roll (rear spar)'};
MS_values = [0.25, ...    % main spar bending (σ_allow/σ - 1)
             254.7, ...   % main spar shear (159.2/0.625 - 1 = 254.7)
             0.15, ...    % tip deflection (49mm/42.6mm - 1 = 0.15)
             1.43, ...    % rear spar bending
             195, ...     % ribs (9.8/0.05 - 1 = 195)
             445, ...     % D-box skin (159.2/0.357 - 1 ≈ 445)
             6042, ...    % wing twist (1 deg / 0.014 deg - 1 >> 1; cap for display)
             0.23];       % aileron roll on rear spar

% Cap large values for display
MS_disp = min(MS_values, 10); % cap at 10 for readability
MS_labels = {'0.25', '>>1', '0.15', '1.43', '>>1', '>>1', '>>1', '0.23'};

ax10 = axes;
bar_h = barh(MS_disp, 'FaceColor', 'flat');
hold on;

% Colour code: green if MS > 0.15, yellow if 0 < MS ≤ 0.15, red if MS ≤ 0
for k = 1:length(MS_values)
    if MS_values(k) > 0.25
        bar_h.CData(k,:) = [0.2, 0.75, 0.2];  % green
    elseif MS_values(k) > 0.0
        bar_h.CData(k,:) = [0.9, 0.75, 0.1];  % yellow
    else
        bar_h.CData(k,:) = [0.9, 0.2, 0.2];   % red
    end
end

% MS = 0 line (minimum acceptable)
xline(0, 'k-', 'LineWidth', 1.5);

% Add MS value labels on bars
for k = 1:length(MS_values)
    x_txt = MS_disp(k) + 0.08;
    text(x_txt, k, MS_labels{k}, 'VerticalAlignment', 'middle', ...
         'FontSize', 9.5, 'FontWeight', 'bold');
end

yticks(1:length(components));
yticklabels(components);
xlabel('Margin of Safety  MS = σ_{allow}/σ − 1', 'FontSize', 11);
title({'Figure 10 — Structural Margins of Safety Summary'; ...
       '(Values > 10 capped at 10 for display; labelled >> 1)'}, ...
      'FontSize', 12);
xlim([-0.3, 11.5]);
grid on; box on;
ax10.YGrid = 'off'; ax10.XGrid = 'on';

% Legend
patch([0.1 0.5 0.5 0.1], [0.5 0.5 1.5 1.5], [0.2 0.75 0.2], ...
      'EdgeColor','k', 'HandleVisibility','off');
text(0.55, 1.0, 'MS > 0.25  (adequate)', 'FontSize', 8.5, ...
     'VerticalAlignment','middle');
patch([0.1 0.5 0.5 0.1], [1.7 1.7 2.7 2.7], [0.9 0.75 0.1], ...
      'EdgeColor','k', 'HandleVisibility','off');
text(0.55, 2.2, '0 < MS ≤ 0.25  (close to limit)', 'FontSize', 8.5, ...
     'VerticalAlignment','middle');

%% ===== FIGURE 11 — Phase-B2 Spar Load–Deflection Test (Section 15.3) =
figure(11);
clf;
set(gcf, 'Name', 'Fig 11 — Phase-B2 Spar Load–Deflection Test', ...
    'NumberTitle', 'off');

% Parameters for spar bending coupon test (§15.3)
L_coupon = 0.470;  % free length in test fixture [m]
I_coupon = I_FS;   % same spar rod

% Stiffness: k = 3*E*I / L^3
k_theory = 3 * E_Al * I_coupon / L_coupon^3; % [N/m]
k_theory_mN_mm = k_theory / 1000;             % [mN/mm] = [N/m]

% Load array (0 to 5 N)
F_test  = linspace(0, 5.0, 100);
% Theoretical deflection [mm]
delta_theory = (F_test / k_theory) * 1000;

% Yield load for this geometry
M_yield_root = sig_y * I_FS / r_FS; % [N·m]
F_yield      = M_yield_root / L_coupon;

% Also compute -10% and +10% tolerance band
delta_lo = delta_theory * 0.85; % -15% tolerance band
delta_hi = delta_theory * 1.15; % +15% tolerance band

hold on;
% Tolerance band
fill([F_test, fliplr(F_test)], [delta_hi, fliplr(delta_lo)], ...
     [0.8 0.9 1.0], 'EdgeColor', 'none', 'FaceAlpha', 0.5, ...
     'DisplayName', '±15% tolerance band');
% Theoretical line
plot(F_test, delta_theory, 'b-', 'LineWidth', 2.5, ...
     'DisplayName', sprintf('Theoretical  k = %.1f N/m', k_theory));

% Test stop limit
xline(5.0, 'r--', 'LineWidth', 2.0, ...
      'DisplayName', sprintf('Max test load = 5.0 N (%.0f%% of F_y)', ...
                             5.0/F_yield*100));
% Yield load indicator
xline(F_yield, 'k:', 'LineWidth', 1.5, ...
      'DisplayName', sprintf('Yield load F_y = %.2f N', F_yield));

% Mark tabulated test step values
F_steps     = [1.0, 2.0, 3.0, 4.0, 5.0];
delta_steps = F_steps / k_theory * 1000;
plot(F_steps, delta_steps, 'bo', 'MarkerSize', 9, 'MarkerFaceColor', 'b', ...
     'DisplayName', 'Test step values');
for k = 1:length(F_steps)
    text(F_steps(k) + 0.08, delta_steps(k) + 0.5, ...
         sprintf('(%.1f N, %.1f mm)', F_steps(k), delta_steps(k)), ...
         'FontSize', 8.5);
end

xlabel('Applied load  F  (N)', 'FontSize', 11);
ylabel('Tip deflection  δ  (mm)', 'FontSize', 11);
title({'Figure 11 — Phase-B2 Expected Spar Load–Deflection Curve'; ...
       sprintf('ϕ5mm Al rod, L = %.0f mm, k_{theory} = %.1f N/m', ...
               L_coupon*1000, k_theory)}, 'FontSize', 12);
legend('Location', 'northwest', 'FontSize', 9);
xlim([0, F_yield * 1.1]);
ylim([0, F_yield / k_theory * 1000 * 1.1]);
grid on; box on;

%% ===== FIGURE 12 — Phase-C1 Wing Static Test Deflection (Section 15.4)
figure(12);
clf;
set(gcf, 'Name', 'Fig 12 — Phase-C1 Wing Static Test Expected Deflection', ...
    'NumberTitle', 'off');

% Wing static test: 1m span prototype (§14.1, §15.4)
s_fab  = 0.500; % half-span [m] (1 m full span)
I_spar = I_FS;  % same 5mm spar
EI_fab = E_Al * I_spar;

% Uniform distributed load at each load increment
% 25%, 50%, 75%, 100% limit, 100% ultimate
L_half_limit_fab = n * W / 2;        % = 6.13 N
L_half_ult_fab   = FOS * L_half_limit_fab; % = 9.20 N
w_loads = [0.25, 0.50, 0.75, 1.00, L_half_ult_fab / L_half_limit_fab] ...
          * L_half_limit_fab / s_fab;

load_labels = {'25% limit  (1.53 N)', '50% limit  (3.07 N)', ...
               '75% limit  (4.60 N)', '100% limit  (6.13 N)', ...
               '100% ultimate  (9.20 N)'};
line_styles = {'-', '--', '-.', '-', '-'};
line_widths = [1.2, 1.5, 1.8, 2.2, 2.5];
c_map = [0.4 0.7 1.0; 0.2 0.5 0.9; 0.1 0.3 0.8; 0.0 0.1 0.6; 0.8 0.1 0.1];

y_fab   = linspace(0, s_fab, 300);
hold on;

for k = 1:length(w_loads)
    w_k = w_loads(k);
    delta_k = w_k ./ (24 * EI_fab) .* ...
        (6 * s_fab^2 * y_fab.^2 - 4 * s_fab * y_fab.^3 + y_fab.^4);
    plot(y_fab * 1000, delta_k * 1000, line_styles{k}, ...
         'LineWidth', line_widths(k), 'Color', c_map(k,:), ...
         'DisplayName', load_labels{k});
end

% Mark test step tip deflections
F_C1   = [1.53, 3.07, 4.60, 6.13, 9.20];
delta_tip_C1 = F_C1 / (8 * EI_fab / s_fab^3) * 1000;
% simpler: delta_tip = w0 * s_fab^4 / (8*EI_fab) * 1000
% where w0 = F_C1 / s_fab
delta_tip_C1 = (F_C1 / s_fab) .* s_fab^4 / (8 * EI_fab) * 1000;

for k = 1:length(F_C1)
    plot(s_fab * 1000, delta_tip_C1(k), 'o', 'MarkerSize', 8, ...
         'MarkerFaceColor', c_map(k,:), 'MarkerEdgeColor', 'k', ...
         'HandleVisibility', 'off');
    text(s_fab * 1000 + 5, delta_tip_C1(k), ...
         sprintf('%.0f mm', delta_tip_C1(k)), ...
         'FontSize', 8.5, 'Color', c_map(k,:), ...
         'VerticalAlignment', 'middle');
end

% 5% semi-span reference
yline(0.05 * s_fab * 1000, 'k:', 'LineWidth', 1.5, ...
      'DisplayName', sprintf('5%% semi-span = %.0f mm', 0.05*s_fab*1000));

xlabel('Spanwise position  y  (mm)', 'FontSize', 11);
ylabel('Vertical deflection  δ(y)  (mm)', 'FontSize', 11);
title({'Figure 12 — Phase-C1 Expected Wing Deflection Shapes'; ...
       '1 m span prototype, ∅5 mm front spar, Al 6061-T6'}, ...
      'FontSize', 12);
legend('Location', 'northwest', 'FontSize', 9);
xlim([0, s_fab * 1000 + 35]);
ylim([-2, max(delta_tip_C1) * 1.12]);
grid on; box on;

%% ===== FINAL OUTPUT ===================================================
fprintf('\n=== Wing Structure Calculations — Figures Generated ===\n');
fprintf(' Fig 1  — Wing Geometry Schematic\n');
fprintf(' Fig 2  — V-n Flight Envelope Diagram\n');
fprintf(' Fig 3  — Lift Distribution (Elliptical vs Uniform)\n');
fprintf(' Fig 4  — Shear Force Diagram V(y)\n');
fprintf(' Fig 5  — Inertia-Relief Net Load Distribution\n');
fprintf(' Fig 6  — Bending Moment Distribution M(y)\n');
fprintf(' Fig 7  — Spar Deflection Shape Along Span\n');
fprintf(' Fig 8  — NACA 0012 Airfoil Profile\n');
fprintf(' Fig 9  — Natural Frequency Mode Shapes\n');
fprintf(' Fig 10 — Structural Margins of Safety\n');
fprintf(' Fig 11 — Phase-B2 Spar Load–Deflection Test\n');
fprintf(' Fig 12 — Phase-C1 Wing Static Test Deflection\n');
fprintf('\nKey results:\n');
fprintf('  Cruise speed         V_c = %.2f m/s\n', v_cruise);
fprintf('  Stall speed          V_s = %.2f m/s\n', V_stall);
fprintf('  Manoeuvre speed      V_A = %.2f m/s\n', V_A);
fprintf('  Design dive speed    V_D = %.2f m/s\n', V_D);
fprintf('  Gust alleviation factor K_g = %.3f\n', K_g);
fprintf('  Root lift (elliptical, ult) w_root = %.2f N/m\n', w_root);
fprintf('  Root bending moment M_root = %.3f N·m\n', M_ellip_num(1));
fprintf('  Root shear force    V_root = %.2f N\n', V_shear(1));
fprintf('  Spar EI = %.4f N·m^2\n', EI);
fprintf('  Tip deflection at limit = %.1f mm (%.1f%% semi-span)\n', ...
        delta_limit(end)*1000, delta_limit(end)/s*100);
fprintf('  1st bending freq f1 ~ 5.97 Hz\n');
fprintf('  1st torsion  freq fT1 ~ 145.8 Hz  (fT1/f1 = %.1f)\n', 145.8/5.97);
fprintf('=======================================================\n');
